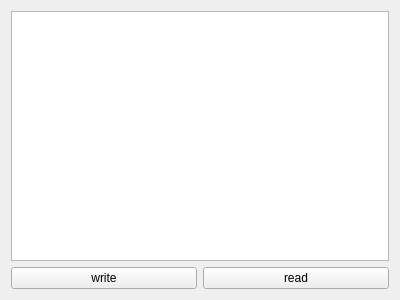
<?xml version="1.0" encoding="UTF-8"?>
<ui version="4.0">
 <class>Widget</class>
 <widget class="QWidget" name="Widget">
  <property name="geometry">
   <rect>
    <x>0</x>
    <y>0</y>
    <width>400</width>
    <height>300</height>
   </rect>
  </property>
  <property name="windowTitle">
   <string>Widget</string>
  </property>
  <layout class="QGridLayout" name="gridLayout">
   <item row="0" column="0" colspan="2">
    <widget class="QTextEdit" name="textEdit"/>
   </item>
   <item row="1" column="0">
    <widget class="QPushButton" name="write">
     <property name="text">
      <string>write</string>
     </property>
    </widget>
   </item>
   <item row="1" column="1">
    <widget class="QPushButton" name="read">
     <property name="text">
      <string>read</string>
     </property>
    </widget>
   </item>
  </layout>
 </widget>
 <layoutdefault spacing="6" margin="11"/>
 <resources/>
 <connections/>
</ui>
